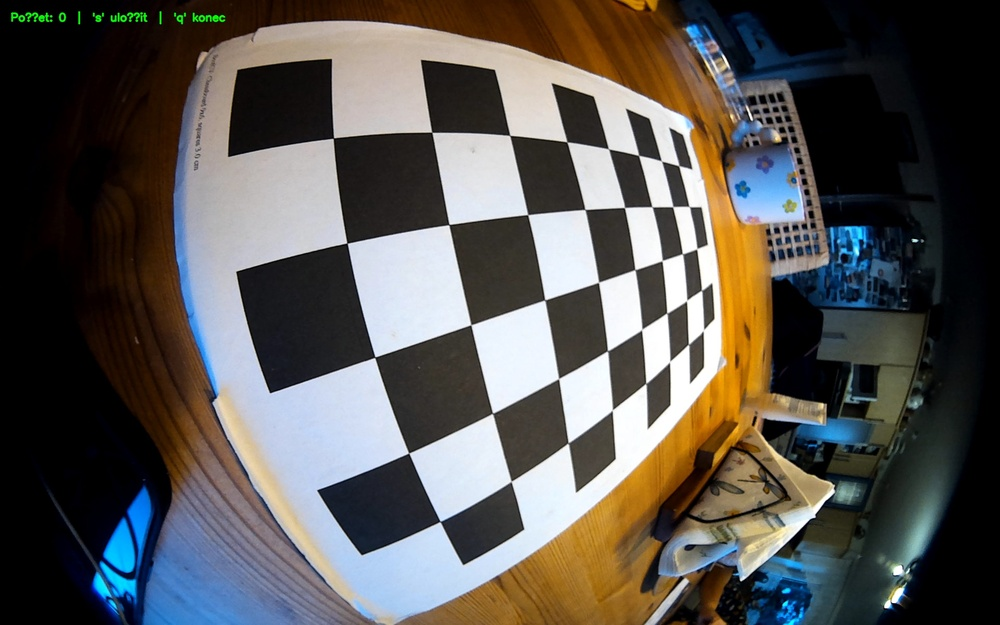
#> input picture Vision/calibration/calib_images/calib_000.jpg, 1000 x 625 px, shrunk from 1920 x 1200 before the run; its folder holds only this picture in this run
$ python calibrate_fisheye.py
#> lines starting #> are read from the running program, lines starting #| are printed output that depends on the picture; after the words box and inside, x2 and y2 are one past the last pixel; in counts of white or black regions, pixels touching at a corner belong together; long printed decimals are rounded
import cv2, numpy as np, glob
import os

# Set working dir
script_dir = os.path.dirname(os.path.abspath(__file__))
os.chdir(script_dir)
print("working_dir", os.getcwd())

CHECKERBOARD = (8, 5)
SQUARE = 0.03
images = sorted(glob.glob("calib_images/calib_*.jpg"))

objp = np.zeros((1, CHECKERBOARD[0]*CHECKERBOARD[1], 3), np.float32)
objp[0,:,:2] = np.mgrid[0:CHECKERBOARD[0],0:CHECKERBOARD[1]].T.reshape(-1,2)
objp *= SQUARE

objpoints, imgpoints = [], []
img_shape = None
cntr = 0

for f in images:
    cntr+=1
    img = cv2.imread(f)
#> img is the input picture: shape (625, 1000, 3); mean B, G, R 82.3, 85.7, 88.3
    gray = cv2.cvtColor(img, cv2.COLOR_BGR2GRAY)
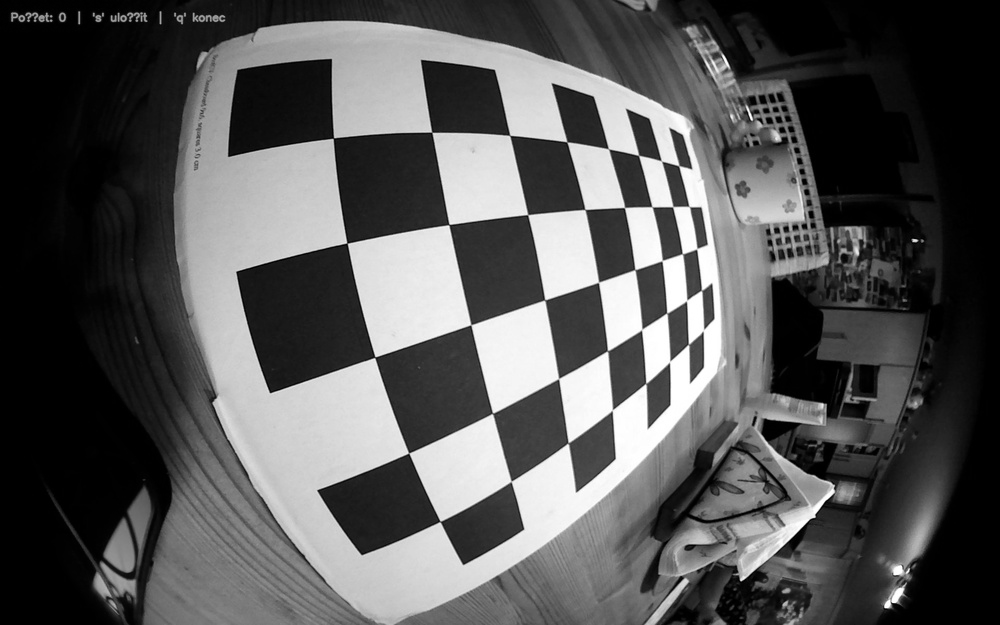
#> gray: shape (625, 1000); min 0, max 255, mean 86.1
    ret, corners = cv2.findChessboardCorners(gray, CHECKERBOARD,
        cv2.CALIB_CB_ADAPTIVE_THRESH + cv2.CALIB_CB_NORMALIZE_IMAGE + cv2.CALIB_CB_FAST_CHECK)
#> ret = True; corners = 40 rows, first 8: [333.4, 138.1], [431.8, 132.2], [509.7, 135.4], [566.8, 141.8], [608.4, 148.8], [638.5, 155.4], [661.4, 161], [678.7, 165.8]
    if ret:
        if img_shape is None:
            img_shape = gray.shape[::-1]
#> img_shape = (1000, 625)
        corners2 = cv2.cornerSubPix(gray, corners, (3,3), (-1,-1),
            (cv2.TERM_CRITERIA_EPS + cv2.TERM_CRITERIA_MAX_ITER, 30, 0.01))
#> corners2 = 40 rows, first 8: [333.4, 138.1], [431.8, 132.2], [509.7, 135.4], [566.8, 141.9], [608.4, 148.8], [638.6, 155.4], [661.4, 160.9], [678.8, 165.7]
        objpoints.append(objp)
        imgpoints.append(corners2)
        cv2.drawChessboardCorners(img, CHECKERBOARD, corners2, ret)
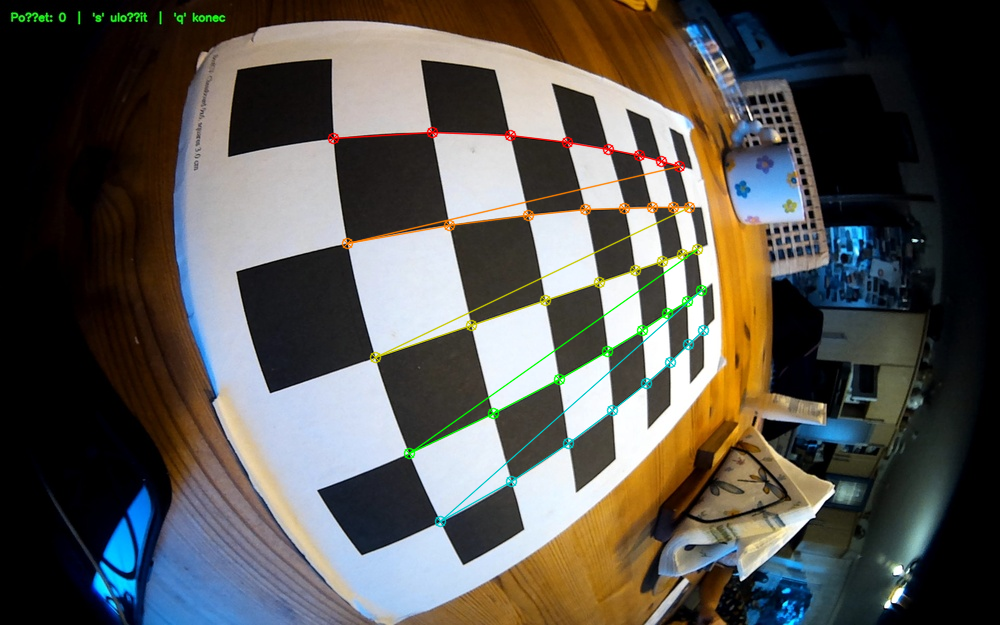
#> img: shape (625, 1000, 3); 1.84% of pixels changed, all inside (x1, y1, x2, y2) = (327, 126, 710, 528)
        cv2.imshow('calib', img)
        cv2.waitKey(50)
cv2.destroyAllWindows()
print(cntr)
if not objpoints:
    raise SystemExit("Nothing found")

K = np.zeros((3,3))
D = np.zeros((4,1))

# Add calibration flags for better stability and accuracy
calibration_flags = cv2.fisheye.CALIB_RECOMPUTE_EXTRINSIC | cv2.fisheye.CALIB_FIX_SKEW | cv2.fisheye.CALIB_FIX_PRINCIPAL_POINT

rms, _, _, _, _ = cv2.fisheye.calibrate(
    objpoints, imgpoints, img_shape, K, D, None, None,
    calibration_flags,
    (cv2.TERM_CRITERIA_EPS + cv2.TERM_CRITERIA_MAX_ITER, 100, 1e-6)
)
#> rms = 20649.2

print("RMS:", rms)
#| RMS: 20649.203
print("K=\n", K)
print("D=\n", D)
np.savez("see3cam_fisheye_calib.npz", K=K, D=D, size=np.array(img_shape))
